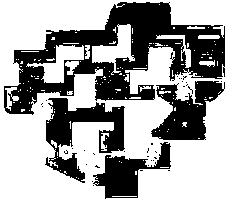
#> input picture VideoProcesser/MapTemplates/275.png, 227 x 202 px
$ python -i ImageEffects.py   (imports and definitions only)
#> lines starting #> are read from the running program, lines starting #| are printed output that depends on the picture; after the words box and inside, x2 and y2 are one past the last pixel; in counts of white or black regions, pixels touching at a corner belong together
#> further down, picture is the input picture: shape (202, 227, 3); 63.1% white; 38 black regions (34 under 20 px), largest, box (x1, y1, x2, y2) and area: (4, 2, 225, 115) 9824, (45, 98, 125, 183) 2845, (151, 81, 225, 140) 2347, (93, 142, 171, 199) 1807
import cv2
import numpy as np
import copy
def apply_canny(frame):
    gray = cv2.cvtColor(frame, cv2.COLOR_BGR2GRAY)
    gaus = cv2.GaussianBlur(gray, (5, 5), 0)
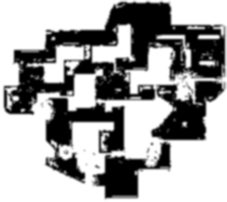
#> gaus: shape (202, 227); min 0, max 255, mean 161
    return cv2.Canny(gaus, 100, 200, apertureSize=3)
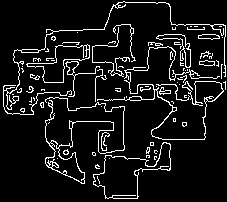
#> returned value: shape (202, 227); 8.9% white in thin lines or dots

def apply_color(frame):
    # Define the range of gray colors in HSV
    new_frame = copy.deepcopy(frame)
    lower_gray = np.array([120, 120, 120], dtype=np.uint8)
    upper_gray = np.array([165, 165, 165], dtype=np.uint8)

    # Create a mask for the gray colors
    mask_gray = cv2.inRange(frame, lower_gray, upper_gray)

    # Convert the gray colors to light green in the original RGB image
    new_frame[mask_gray > 0] = [40, 255, 255]
    return new_frame

def apply_KNN(frame, bg_subtractor):
    frame = apply_color(frame)
    return bg_subtractor.apply(frame)

>>> import cv2
>>> picture = cv2.imread('MapTemplates/275.png')
>>> result = apply_canny(picture)

$ run again, on VideoProcesser/MapTemplates/346.png
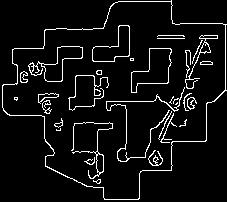
#> input picture VideoProcesser/MapTemplates/346.png, 227 x 202 px
#> picture is the input picture: shape (202, 227, 3); 6.5% white in thin lines or dots
#> gray: shape (202, 227); 6.5% white in thin lines or dots
#> in apply_canny, `gaus = cv2.GaussianBlur(gray, (5, 5), 0)`:
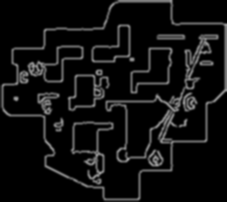
#> gaus: shape (202, 227); min 0, max 155, mean 16.8
#> in apply_canny, `return cv2.Canny(gaus, 100, 200, apertureSize=3)`:
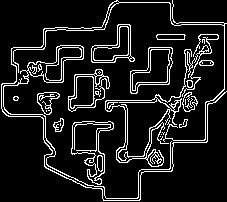
#> returned value: shape (202, 227); 11.1% white in thin lines or dots
